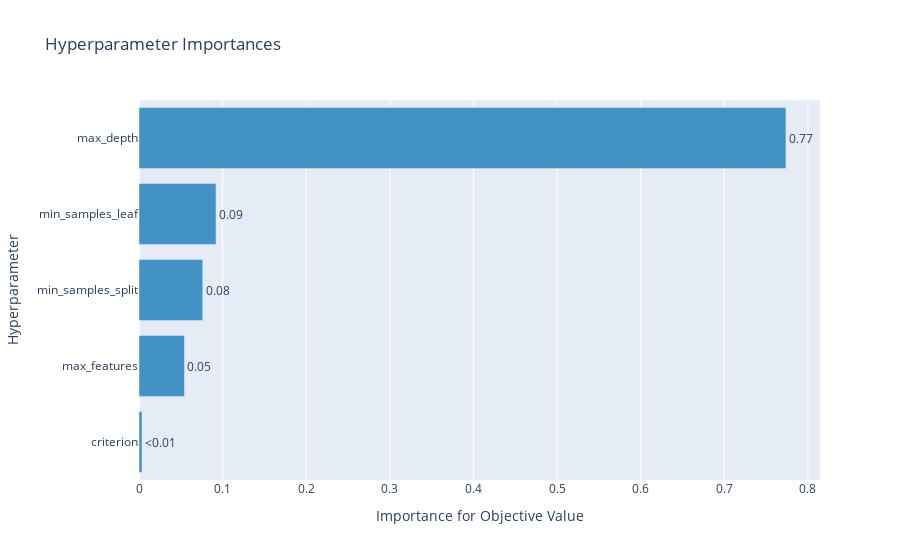

Notebook source saved alongside this figure:
### Code cell
optuna.visualization.plot_param_importances(study)

### Figure 1 — Plotly figure (JSON) as saved in the notebook; plotly's stock layout.template omitted (floating-point values rounded to 4 significant figures)
{"data": [{"cliponaxis": false, "hovertemplate": ["criterion (CategoricalDistribution): 0.0035812584195370526<extra></extra>", "max_features (IntDistribution): 0.054399145546122955<extra></extra>", "min_samples_split (IntDistribution): 0.0762013226444953<extra></extra>", "min_samples_leaf (IntDistribution): 0.09214796040526775<extra></extra>", "max_depth (IntDistribution): 0.773670312984577<extra></extra>"], "marker": {"color": "rgb(66,146,198)"}, "orientation": "h", "text": ["<0.01", "0.05", "0.08", "0.09", "0.77"], "textposition": "outside", "type": "bar", "x": [0.003581, 0.0544, 0.0762, 0.09215, 0.7737], "y": ["criterion", "max_features", "min_samples_split", "min_samples_leaf", "max_depth"]}], "layout": {"showlegend": false, "title": {"text": "Hyperparameter Importances"}, "xaxis": {"title": {"text": "Importance for Objective Value"}}, "yaxis": {"title": {"text": "Hyperparameter"}}}}
